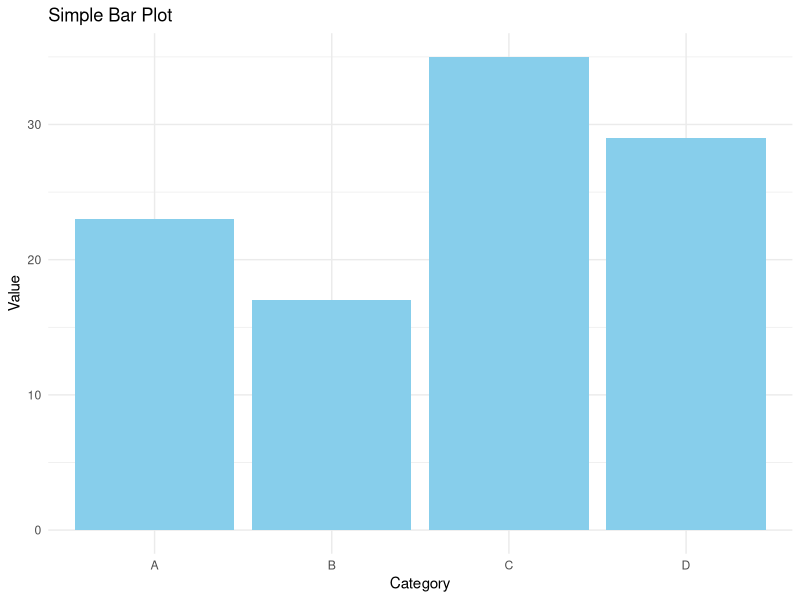

The R script that drew this image:
## ---- chunk 1
knitr::opts_chunk$set(echo = TRUE)
## ---- chunk 2
# 加载必要的包
library(ggplot2)
library(dplyr)

# 创建一个简单的数据框
data <- data.frame(
  Category = c("A", "B", "C", "D"),
  Value = c(23, 17, 35, 29)
)

# 打印数据
print(data)
# 使用 ggplot2 绘制条形图
ggplot(data, aes(x = Category, y = Value)) +
  geom_bar(stat = "identity", fill = "skyblue") +
  theme_minimal() +
  labs(title = "Simple Bar Plot", x = "Category", y = "Value")
# 计算均值和标准差
mean_value <- mean(data$Value)
sd_value <- sd(data$Value)

# 打印结果
cat("Mean:", mean_value, "\n")
cat("Standard Deviation:", sd_value, "\n")


